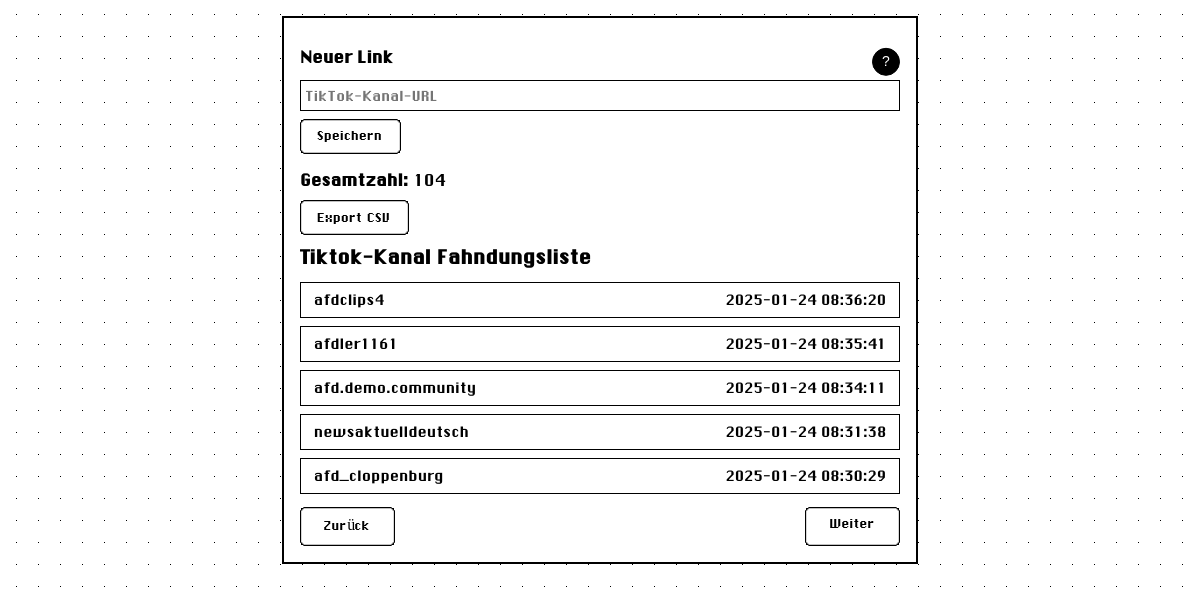
The page /fahndungsliste_db?page=2 on the database its author committed.
### tables this page shows
CREATE TABLE links (
                id INTEGER PRIMARY KEY AUTOINCREMENT,
                kanal TEXT,
                zeitstempel TEXT,
                user_agent TEXT,
                ip_address TEXT
            );

### adenauer-os/app.py (the view, shortened to what this page needs)
@app.route("/fahndungsliste_db", methods=["GET", "POST"])
def fahndungsliste_db():
    db = get_db()
    page = int(request.args.get("page", 1))
    per_page = 5
    offset = (page - 1) * per_page
    total_links = db.execute("SELECT COUNT(*) AS cnt FROM links").fetchone()["cnt"]
    rows = db.execute("""
        SELECT kanal, zeitstempel
        FROM links
        ORDER BY id DESC
        LIMIT ? OFFSET ?
    """, (per_page, offset)).fetchall()
    fehlermeldung = None
    return render_template(
        "fahndungsliste-modal.html",
        fehlermeldung=fehlermeldung,
        total_links=total_links,
        links=rows,
        page=page,
        per_page=per_page
    )

### adenauer-os/app.py (called while the page is built)
def get_db():
    db = getattr(g, "_database", None)
    if db is None:
        db = g._database = sqlite3.connect("datenbank.db")
        db.row_factory = sqlite3.Row
        db.execute("""
            CREATE TABLE IF NOT EXISTS links (
                id INTEGER PRIMARY KEY AUTOINCREMENT,
                kanal TEXT,
                zeitstempel TEXT,
                user_agent TEXT,
                ip_address TEXT
            )
        """)
        db.execute("""
            CREATE TABLE IF NOT EXISTS ip_cooldowns (
                ip TEXT PRIMARY KEY,
                last_submit REAL,
                last_export REAL
            )
        """)
        try:
            db.execute("SELECT last_export FROM ip_cooldowns LIMIT 1")
        except sqlite3.OperationalError:
            db.execute("ALTER TABLE ip_cooldowns ADD COLUMN last_export REAL")
    return db

@app.teardown_appcontext
def close_connection(exception):
    db = getattr(g, "_database", None)
    if db is not None:
        db.close()

### adenauer-os/templates/fahndungsliste-modal.html (shortened to what this page needs)
<!DOCTYPE html>
<html lang="de">
<head>
  <link rel="stylesheet" href="{{ url_for('static', filename='system.css') }}">
</head>
<body>
<div style="max-width: 600px; margin: 1rem auto; border: 2px solid #000; padding: 1rem; background: #fff;">
  <h2 class="heading">Neuer Link</h2>
  <form method="post" style="margin-bottom: 0.8rem;">
    <div class="field-row">
      <input
        type="text"
        name="eingabe_link"
        placeholder="TikTok-Kanal-URL"
      >
      <div class="tooltip-button" id="tooltipBtn">?</div>
    </div>
    <button type="submit" class="btn">
      Speichern
    </button>
  </form>
  <p>
    <strong>Gesamtzahl:</strong> {{ total_links }}
  </p>
  <p>
    <a href="{{ url_for('export_csv_db') }}" class="btn">
      Export CSV
    </a>
  </p>
  <h3>Tiktok-Kanal Fahndungsliste</h3>
  <ul class="list-group">
    {% for eintrag in links %}
      <li class="list-group-item">
        {{ eintrag.kanal }}
        <span style="float:right;">{{ eintrag.zeitstempel }}</span>
      </li>
    {% endfor %}
  </ul>
  <div style="display:flex; justify-content: space-between; margin-top: 0.8rem;">
    {% if page > 1 %}
      <a href="{{ url_for('fahndungsliste_db', page=page - 1) }}" class="btn">
        Zurück
      </a>
    {% else %}
      <span></span>
    {% endif %}
    {% if links|length >= per_page %}
      <a href="{{ url_for('fahndungsliste_db', page=page + 1) }}" class="btn">
        Weiter
      </a>
    {% else %}
      <span></span>
    {% endif %}
  </div>
</div>
</body>
</html>

### adenauer-os/static/system.css (style rules this page uses)
body { background: linear-gradient(90deg, #fff 21px, transparent 1%) 50%, linear-gradient(#fff 21px, transparent 1%) 50%, #000; background-attachment: fixed; background-size: 22px 22px; font-family: Inconsolata, Menlo, Chicago, Geneva; font-size: 20px; }
a { color: #000; text-decoration: underline; }
.heading, h1, h2 { font-family: Chicago; }
.heading, h1 { font-size: 1em; }
h2 { font-size: 2em; }
.btn, .btn-default { background: #fff; border-image: url(button.svg) 30 stretch; border-style: solid; border-width: 5.5px; color: #000; cursor: pointer; font-family: Chicago_12; font-size: 18px; min-height: 20px; min-width: 59px; padding: 0 20px; text-align: center; text-decoration: none; }
input, textarea, select { border: 1.5px solid #000; font-family: Chicago_12; font-size: 18px; }
.field-row { display: flex; align-items: center; margin: 0.5rem 0; font-family: Chicago_12; font-size: 1em; }
.field-row > * + * { margin-left: 0.5rem; }
.field-row input[type="text"], .field-row input[type="number"], .field-row input[type="email"] { flex-grow: 1; }
.list-group { list-style: none; padding: 0; margin: 0; }
.list-group-item { padding: 1rem; border: 1px solid #000; margin-bottom: 0.5rem; }

### adenauer-os/templates/fahndungsliste-modal.html (style rules this page uses)
body { font-size: 16px; }
.field-row { margin-bottom: 0.5rem; position: relative; }
input[type="text"] { padding: 0.3rem; width: 100%; }
.btn { padding: 0.3rem 0.8rem; font-size: 16px; }
.list-group-item { padding: 0.5rem 0.8rem; font-size: 14px; }
h2.heading, h3 { margin-bottom: 0.8rem; }
p { margin-bottom: 0.3rem; }
.tooltip-button { position: absolute; top: -18px; right: 0; transform: translateY(-50%); cursor: pointer; font-size: 14px; padding: 0.2rem; background: #000; color: #fff; border: 1px solid #000; border-radius: 50%; width: 20px; height: 20px; text-align: center; line-height: 18px; font-family: sans-serif; }

### rows shown on the page
links: kanal "afdclips4", zeitstempel "2025-01-24 08:36:20"
links: kanal "afdler1161", zeitstempel "2025-01-24 08:35:41"
links: kanal "afd.demo.community", zeitstempel "2025-01-24 08:34:11"
links: kanal "newsaktuelldeutsch", zeitstempel "2025-01-24 08:31:38"
links: kanal "afd_cloppenburg", zeitstempel "2025-01-24 08:30:29"

### other values the page prints
{{ total_links }} "104"
